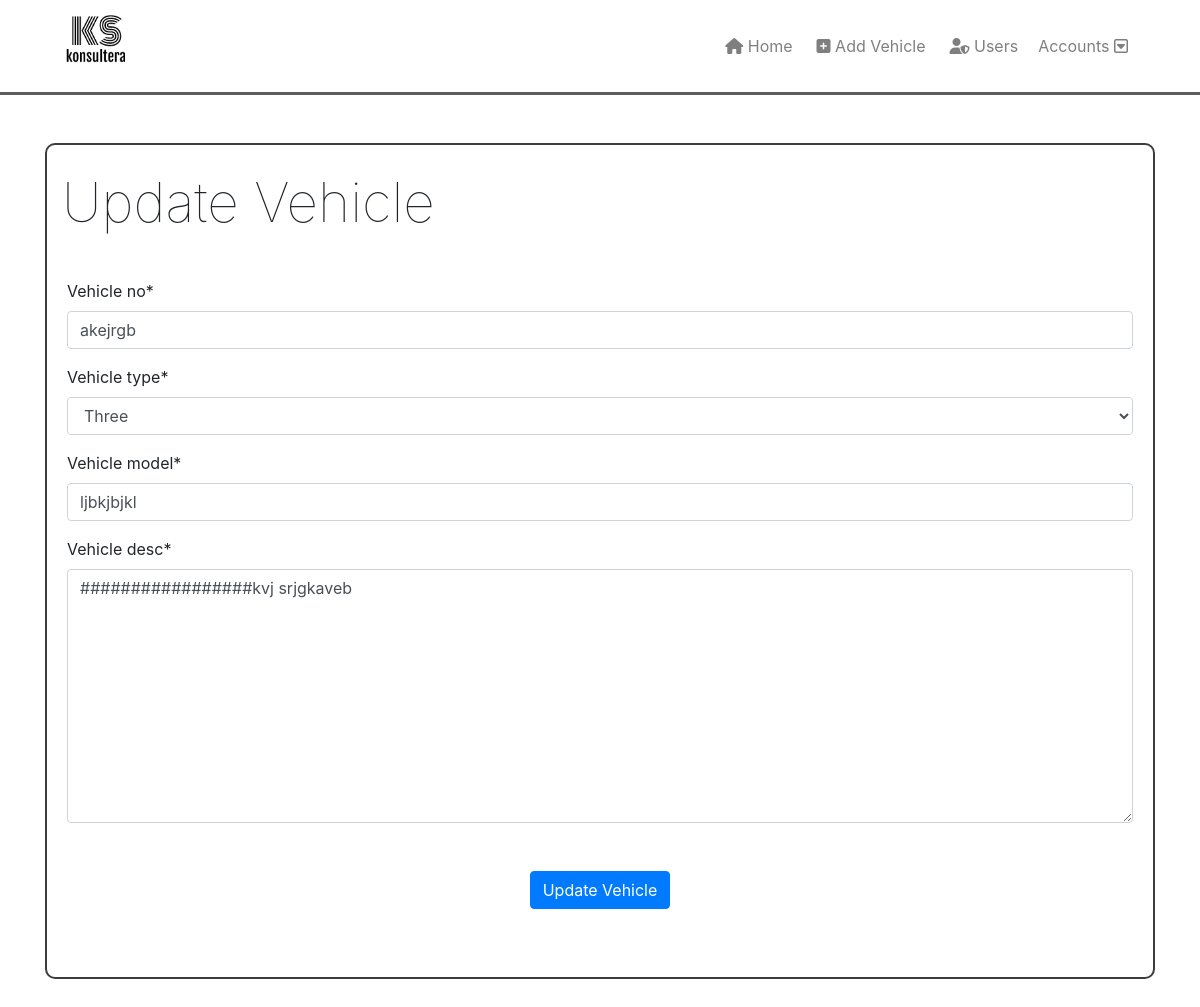
Page /update_vehicle/6 (signed in) on the committed database.
### home/models.py (models this page shows, shortened)
class Vehicle(models.Model):
    vehicle_no = models.CharField(max_length = 15000)
    vehicle_type = models.CharField(max_length = 1500, choices = vehicle_choices)
    vehicle_model = models.CharField(max_length = 15000)
    Vehicle_desc = models.TextField()
    created_ts = models.DateTimeField(auto_now_add = True, null = True, blank = True)
    updated_ts = models.DateTimeField(auto_now = True, null = True, blank = True)
    user = models.ForeignKey(User, on_delete = models.CASCADE)

### home/decorators.py (the view)
        def wrapper_func(request, *args, **kwargs):
            group = None
            if request.user.groups.exists():
                group = request.user.groups.all()[0].name
            if group in allowed_roles:
                return view_func(request, *args, **kwargs)
            else:
                return redirect('error_403')

### home/forms.py
class VehicleForm(ModelForm):
    class Meta:
        model = Vehicle
        fields = ["vehicle_no", "vehicle_type", "vehicle_model", "Vehicle_desc"]

### home/views.py (called while the page is built)
@login_required
@allowed_users(allowed_roles=["superadmin", "admin"])
def UpdateVehicle(request, id):
    context = {}
    vehicle = Vehicle.objects.get(pk = id)
    form = VehicleForm(request.POST or None, instance = vehicle)
    if request.method == 'POST':
        if form.is_valid():
            form.save()
            return redirect("/")
    context["vehicle"] = vehicle
    context["form"] = form
    return render(request, "update_vehicle.html", context)

### home/templates/update_vehicle.html (shortened to what this page needs)
{% extends 'base.html' %}
{% load crispy_forms_tags %}
{% block content %}
<div class = "container mt-5 mb-5" style = "max-width: 95%;">
    <div class = "card mt-5 shadow" style = "border-radius: 10px; border: 2px solid rgb(61, 61, 61);">
        <div class = "container mt-4" style = "max-width: 100%;">
            <div class = "row">
                <div class = "col-sm-12">
                    <h3 style = "font-size: 55px; font-weight: lighter;"> Update Vehicle </h3>
                </div>
            </div>
        </div>
        <div class = "card-body mt-3">
            <form method = "POST">
                {{ form|crispy }}
                <div class = "text-center mb-5 mt-5">
                    <button class = "btn btn-md btn-primary" type = "submit"> Update Vehicle </button>
                </div>
            </form>
        </div>
    </div>
</div>
{% endblock %}

### templates/base.html (shortened to what this page needs)
<!DOCTYPE html>
<html lang="en">
<head>
    <link rel="stylesheet" href="https://cdn.jsdelivr.net/npm/bootstrap@4.0.0/dist/css/bootstrap.min.css">
</head>
<body>
    <nav class="navbar shadow navbar-default navbar-light navbar-light navbar-expand-lg" style = "border-bottom: 3px solid rgb(93, 93, 93);">
        <a class="navbar-brand ml-5 mb-3" href="/"><img style = "height: 50px; padding: 0px;" src = "/ui/static/head_icon.png"></a>
        <div class="collapse navbar-collapse mr-5" id="navbarSupportedContent">
            <ul class="navbar-nav ml-auto" id = "imp_links">
                {% if user.is_authenticated %}
                    <li class="nav-item text-center mr-2">
                        <a class="nav-link" href="/"> <i class="fas fa-home"></i> Home</a>
                    </li>
                    <li class="nav-item text-center mr-2">
                        <a class="nav-link" href="{% url 'add_vehicle' %}"><i class="fa-solid fa-square-plus"></i> Add Vehicle</a>
                    </li>
                    {% for group in request.user.groups.all %}
                        {% if group.name == 'superadmin' %}
                            <li class="nav-item text-center mr-1">
                                <a class="nav-link" href="{% url 'user_list' %}"><i class="fas fa-user-shield"></i> Users </a>
                            </li>
                        {% endif %}
                    {% endfor %}
                {% else %}
                    <li class="nav-item text-center">
                        <a class="nav-link" href="/"> <i class="fas fa-home"></i> Home</a>
                    </li>
                {% endif %}
                <li class="nav-item dropdown">
                    <a class="nav-link " href="#" id="navbarDropdown" role="button" data-toggle="dropdown" aria-haspopup="true" aria-expanded="false">
                         Accounts <i class="far fa-caret-square-down"></i>
                    </a>
                </li>
            </ul>
        </div>
    </nav>
    {% block content %}{% endblock %}
</body>
</html>

### rows in the picture
Vehicle: vehicle_no "akejrgb", vehicle_type "Three", vehicle_model "ljbkjbjkl", Vehicle_desc "#################kvj srjgkaveb"
